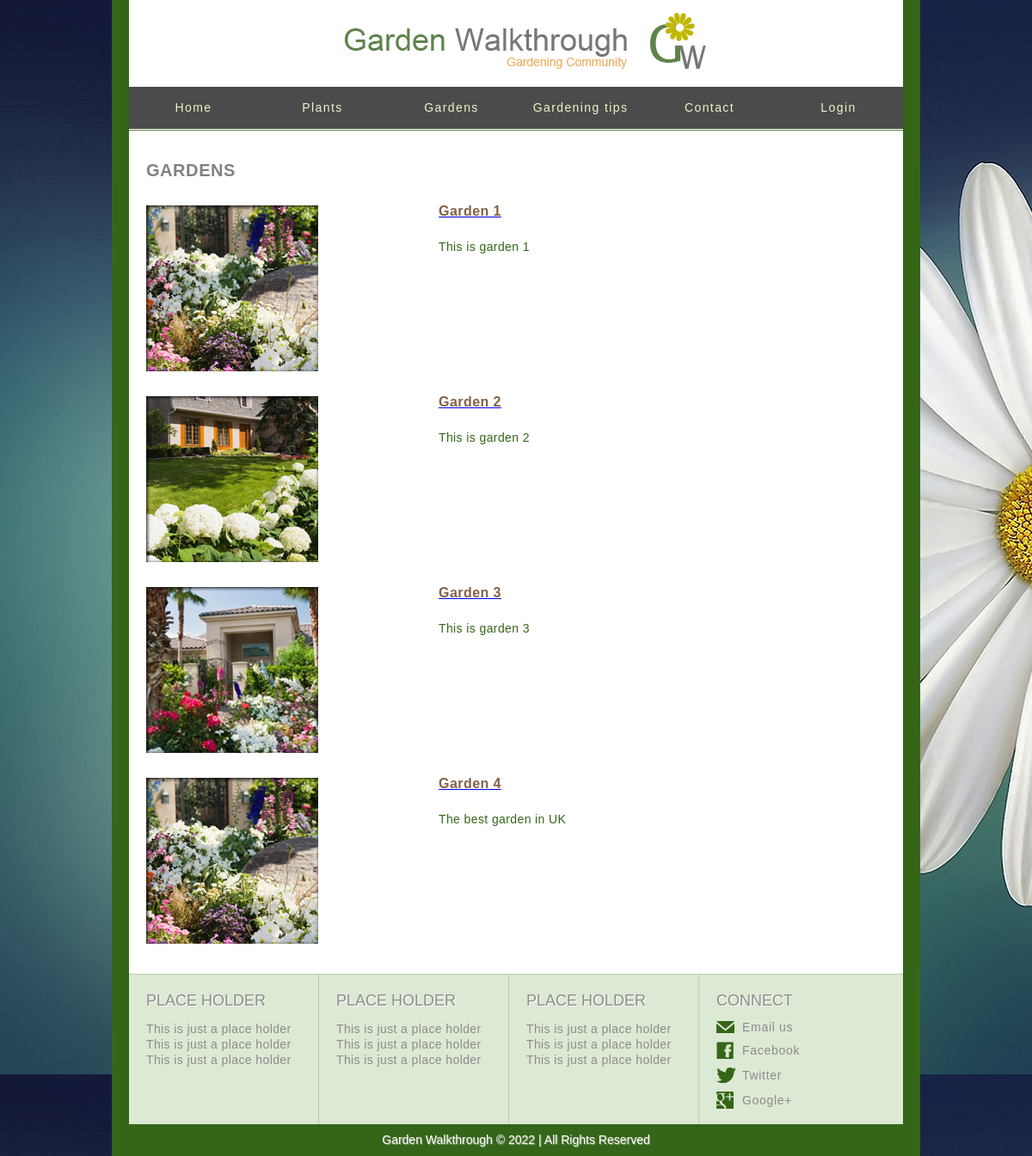
The app's page /garden/ with its own data.
### plants/models.py (models this page shows, shortened)
class Garden(models.Model):
    title=models.CharField(max_length=30)
    image=models.ImageField()
    descreption=models.TextField()

### plants/views.py (the view)
# urls.py: path('garden/', views.GardenListView.as_view(),name='gardens'),
class GardenListView(ListView):
    template_name='garden_list.html'
    model=Garden
    context_object_name='Garden'

### templates/garden_list.html
{% extends 'base.html' %}
{% load static %}
{% block body %}
<body>
		<div id="body">
			<div id="content">
				<h1>Gardens</h1>
					{% for gg in Garden %}
					<ul class="section">
					<li>
						<img src="{{ gg.image.url }}" alt="Image" >
						<div>
							<a href="{% url 'plants:garden' gg.id %}" ><h2>{{gg.title}}</h2></a>
							<p>
								{{gg.descreption}}
							</p>
						</div>
					</li>
				</ul>
					{% endfor %}
			</div>
		</div>
</body>
{% endblock body %}

### static/css/style.css (style rules this page uses)
body { background: url(../images/bg-body3.jpg) repeat; color: #356618; font-family: Arial, Helvetica, sans-serif; font-size: 14px; margin: 0; min-width: 940px; padding: 0; }
a { outline: none; }
img { border: 0; }
p { margin: 0; text-align: justify; }
#body { background: #ffffff; }
#body div#content ul.section li img, #body div.header ul li a.figure { display: block; float: left; }
#body div.body ul li:first-child, #body div#content ul.section li:first-child, #body div#content div#sidebar div ul li:first-child { margin: 0; }
#body div#content { border-top: 1px solid #5d8546; overflow: hidden; padding: 35px 20px; }
#body div#content h1 { color: #818181; font-size: 20px; letter-spacing: 0.028em; margin: 0; text-transform: uppercase; }
#body div#content p { letter-spacing: 0.028em; line-height: 24px; padding: 25px 0 0; }
#body div#content ul.section { list-style: none; margin: 0; padding: 29px 0 0; }
#body div#content ul.section li { margin: 35px 0 0; overflow: hidden; }
#body div#content ul.section li div { float: right; width: 520px; }
#body div#content ul.section li div h2, #body div#content div#article h2 { color: #836145; font-size: 16px; letter-spacing: 0.028em; line-height: 13px; margin: 0; }
#body div#content ul.section li div p { padding: 23px 0 0; }

### records on screen
Garden: image (picture), title "Garden 1", descreption "This is garden 1"
Garden: image (picture), title "Garden 2", descreption "This is garden 2"
Garden: image (picture), title "Garden 3", descreption "This is garden 3"
Garden: image (picture), title "Garden 4", descreption "The best garden in UK"
